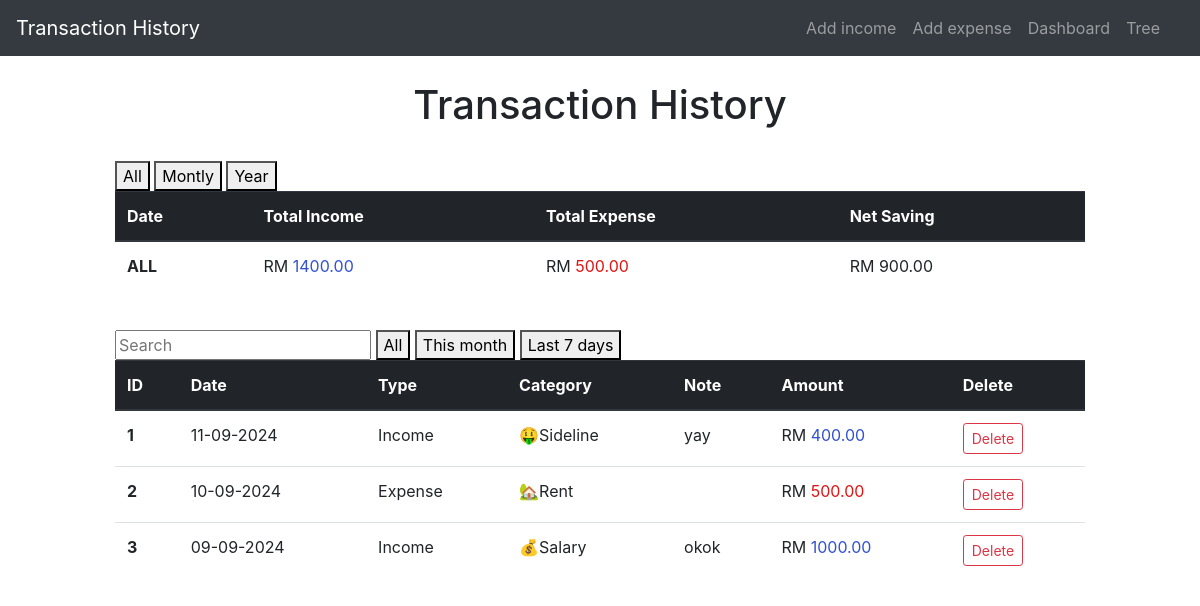
Before: / with the older database file.
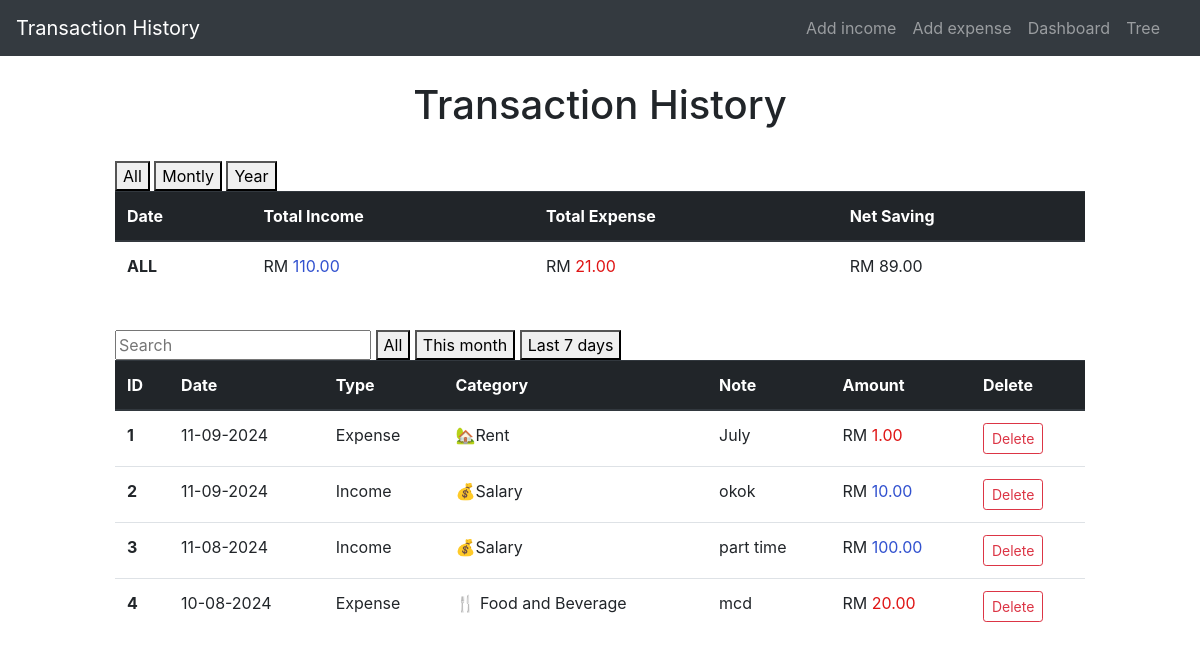
After: the same page with the newer database file.
### application/models.py (models this page shows, shortened)
class add_incomes(db.Model):
    id = db.Column(db.Integer, primary_key=True)
    amount = db.Column(db.Double, nullable=False)
    category = db.Column(db.String(30),nullable=False)
    date = db.Column(db.DateTime, nullable=False)
    type = db.Column(db.String(10), nullable=False, default= 'Income')
    nota = db.Column(db.String(15))

class add_expenses(db.Model):
    id = db.Column(db.Integer, primary_key=True)
    amount = db.Column(db.Double, nullable=False)
    category = db.Column(db.String(30),nullable=False)
    date = db.Column(db.DateTime, nullable=False)
    type = db.Column(db.String(10), nullable=False, default= 'Expense')
    nota = db.Column(db.String(15))

### application/routes.py (the view)
@app.route('/')
def index():
    expenses = add_expenses.query.order_by(add_expenses.date.desc()).all()
    incomes = add_incomes.query.order_by(add_incomes.date.desc()).all()
    entries = []
    for expense in expenses:
        entries.append({
            'id': expense.id,
            'date': expense.date,
            'type': expense.type,
            'category': expense.category,  # Assuming a category field exists
            'amount': expense.amount,
            'nota': expense.nota
        })
    for income in incomes:
        entries.append({
            'id': income.id,
            'date': income.date,
            'type': income.type,
            'category': income.category,  # Assuming the source acts as a category
            'amount': income.amount,
            'nota': income.nota
        })
    entries.sort(key=lambda x: x['date'], reverse=True)
    sum_expenses = db.session.query(db.func.sum(add_expenses.amount)).all()
    sum_expense = [expense[0] if expense[0] is not None else 0 for expense in sum_expenses]
    sum_incomes = db.session.query(db.func.sum(add_incomes.amount)).all()
    sum_income = [income[0] if income[0] is not None else 0 for income in sum_incomes]
    net = [round(sum_income[0] - sum_expense[0], 2)]
    return render_template('index.html', title="Transaction history", entries=entries,  sum_expense=sum_expense, sum_income=sum_income, net=net)

### application/templates/index.html (shortened to what this page needs)
{% extends 'layout.html' %}
{% block content %}
    <head>
    </head>
    <div class="col-sm-10 ml-auto mr-auto ">
       <center>
        <H1>Transaction History</H1>
       </center>
       <br>
       <section class="section">
            <div class="columns">
                <div class="column is-one-third is-offset-one-third">
                    <button type='button' hx-get="/net_all_table" hx-target="#net_table">All</button>
                    <button type='button' hx-get="/net_montly_table" hx-target="#net_table">Montly</button>
                    <button type='button' hx-get="/default_table" hx-target="#net_table">Year</button>
                </div>
            </div>
            <table class="table">
                <thead class="thead-dark">
                    <tr>
                        <th scope="col">Date</th>
                        <th scope="col">Total Income</th>
                        <th scope="col">Total Expense</th>
                        <th scope="col">Net Saving</th>
                    </tr>
                </thead>
                <tbody id="net_table" >
                    {% for expense in sum_expense %}
                    {% for income in sum_income %}
                    {% for net_save in net %}
                            <tr>
                                <th scope="row">ALL</th>
                                <td class="amount-field">RM <span style="color: rgb(49, 81, 207);">{{ "{:.2f}".format(income) }}</span></td>
                                <td class="amount-field">RM <span style="color: rgb(223, 20, 20);">{{ "{:.2f}".format(expense) }}</span></td>
                                <td class="amount-field">{{  'RM ' + "{:.2f}".format(net_save) }}</td>
                            </tr>
                    {% endfor %}
                    {% endfor %}
                    {% endfor %}
                </tbody>
            </table>
        </section>
        <br>
        <section class="section">
            <div class="columns">
                <div class="column is-one-third is-offset-one-third">
                    <input type='text' class="input" placeholder="Search" name="q" hx-get="/search" hx-trigger="keyup changed delay:500ms" hx-target="#results">
                    <button type='button' hx-get="/default_table" hx-target="#results">All</button>
                    <button type='button' hx-get="/default_table" hx-target="#results">This month</button>
                    <button type='button' hx-get="/default_table" hx-target="#results">Last 7 days</button>
                </div>
            </div>
            <table class="table">
                <thead class="thead-dark">
                    <tr>
                        <th scope="col">ID</th>
                        <th scope="col">Date</th>
                        <th scope="col">Type</th>
                        <th scope="col">Category</th>
                        <th scope="col">Note</th>
                        <th scope="col">Amount</th>
                        <th scope="col">Delete</th>
                    </tr>
                </thead>
                <tbody id="results">
                    {% for entry in entries %}
                            <tr>
                                <th scope="row">{{loop.index}}</th>
                                <td>{{entry.date.strftime("%d-%m-%Y")}}</td>
                                <td>{{entry.type}}</td>
                                <td>{{entry.category }}</td>
                                <td>{{entry.nota }}</td>
                                {% if entry.type == 'Expense' %}
                                <td class="amount-field">RM <span style="color: rgb(223, 20, 20);">{{ "{:.2f}".format(entry.amount) }}</span></td>
                                {% else %}
                                <td class="amount-field">RM <span style="color: rgb(49, 81, 207);">{{ "{:.2f}".format(entry.amount) }}</span></td>
                                {% endif %}
                                <td><a href="{{ url_for('delete', entry_id=entry.id, entry_type=entry.type, entry_amount=entry.amount, entry_date=entry.date.strftime('%Y-%m-%d %H:%M:%S'), next=url_for('index')) }}" class="btn btn-outline-danger btn-sm">Delete</a></td>
                            </tr>
                    {% endfor %}
                </tbody>
            </table>
        </section>
    </div>
{% endblock %}

### application/templates/layout.html (shortened to what this page needs)
<!DOCTYPE html>
<html lang="en">
<head>
    <link rel="stylesheet"
        href="https://maxcdn.bootstrapcdn.com/bootstrap/4.0.0/css/bootstrap.min.css"
        href="static/styles.css"
>
</head>
<body>
    <div class="container-fluid">
        <div class="row">
            <div class="col-md-12 p-0">
                <header class="mb-4">
                    <nav class="navbar navbar-expand-lg navbar-dark bg-dark">
                        <a class="navbar-brand" href="{{ url_for('index') }}">Transaction History</a>
                        <div class="collapse navbar-collapse" id="navbarNavAltMarkup">
                            <div class="navbar-nav ml-auto mr-3">
                                <a class="nav-item nav-link" href="{{ url_for('add_income') }}">Add income</a>
                                <a class="nav-item nav-link" href="{{ url_for('add_expense') }}">Add expense</a>
                                <a class="nav-item nav-link" href="{{ url_for('dashboard') }}">Dashboard</a>
                                <a class="nav-item nav-link" href="{{ url_for('tree') }}">Tree</a>
                            </div>
                        </div>
                    </nav>
                </header>
            </div>
        </div>
        <div class="row justify-content-center">
            <div class="col-md-10"></div>
                {% block content %}{% endblock %}
            </div>
        </div>
</body>
</html>

Changed rows visible on the page:
removed add_incomes: date "11-09-2024", type "Income", category "🤑Sideline", nota "yay", amount "400.00"
removed add_expenses: date "10-09-2024", type "Expense", category "🏡Rent", amount "500.00"
removed add_incomes: date "09-09-2024", type "Income", category "💰Salary", nota "okok", amount "1000.00"
added add_expenses: date "11-09-2024", type "Expense", category "🏡Rent", nota "July", amount "1.00"
added add_incomes: date "11-09-2024", type "Income", category "💰Salary", nota "okok", amount "10.00"
added add_incomes: date "11-08-2024", type "Income", category "💰Salary", nota "part time", amount "100.00"
added add_expenses: date "10-08-2024", type "Expense", category "🍴 Food and Beverage", nota "mcd", amount "20.00"
Other visible differences:
list line gone: "ALL RM 1400.00 RM 500.00 RM 900.00"
new list line: "ALL RM 110.00 RM 21.00 RM 89.00"
